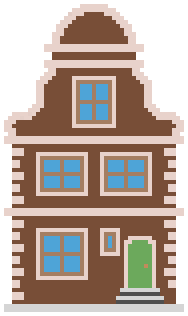
#> input picture png_images/house.png, 47 x 79 px, given in place of R_video.png, which was not available (shown 4 times larger)
$ python qoi_encoder_v2.py
#> lines starting #> are read from the running program, lines starting #| are printed output that depends on the picture; pictures that were not available may be replaced by others from this repository, and a replacement may not be noted
### read_png.py
import numpy as np
import matplotlib.pyplot as plt
import cv2 as cv


def read_png(path_to_png, draw_img=False, draw_flatten_img=False):
    """
    Read .png image and return flatten array of each channel
    Draw image and flatten image if required

    :return: 1) img - original image, shape=(heigth, width, 3)
             2) R_flat - flatten 1d array of R-cahnnel pixel values, shape=(heigth*width,)
             3) G_flat, B_flat - analogically to R_flat
    """
    img = cv.imread(path_to_png)
    img = cv.cvtColor(img, cv.COLOR_BGR2RGB)  # BGR -> RGB

    R = img[:, :, 0].astype(int)
    G = img[:, :, 1].astype(int)
    B = img[:, :, 2].astype(int)
    R_flat = np.ravel(R)
    G_flat = np.ravel(G)
    B_flat = np.ravel(B)

    height, width = img.shape[0], img.shape[1]
    if draw_img:
        plt.imshow(img)
        plt.title(f"Image {height}x{width}")
        plt.xticks([])
        plt.yticks([])
    if draw_flatten_img:
        plt.figure(figsize=(15, 4))
        flatten_img = np.vstack((R_flat, G_flat, B_flat)).T.reshape((1, height*width, 3))
        plt.imshow(flatten_img)
        plt.title(f"Flatten image 1x{height * width}")
        plt.xticks([])
        plt.yticks([])

    # convert np.array with np.int64 elems to list with int elems (for correct work of n.to_bytes())
    R_flat = R_flat.tolist()
    G_flat = G_flat.tolist()
    B_flat = B_flat.tolist()

    return img, R_flat, G_flat, B_flat

### qoi_encoder_v2.py
import numpy as np
import matplotlib.pyplot as plt
import cv2 as cv
from main import read_png
from termcolor import colored
import os
import pickle
import pathlib
from tqdm import tqdm
import io


QOI_RUN = 0b11000000
QOI_DIFF_SMALL = 0b01000000
QOI_DIFF_MED = 0b10000000
QOI_INDEX = 0b00000000
QOI_RGB = 0b11111110
EMPTY_BYTE = 0b00000000


def encode_byte_part(value: int, bits_num: int, right_offset: int, byte: int) -> int:
    """
    Write value to a part of byte

    :param value: decimal value to encode (0-255)
    :param bits_num: number of bits, needed to encode value (1-8)
    :param right_offset: bit offset
                        (e.g. the binary value 101 written in byte 00000000 with right_offset=2 will give 00010100)
    :param byte: the byte in which our value will be written
    :return: byte with written value
    """
    assert 0 <= value <= (2**bits_num), f"{value} is too large to be written in {bits_num} bits"
    assert (right_offset + bits_num) <= 8, \
        f"{bits_num} bits with right offset {right_offset} can't be placed in single byte"

    value_encoded = value << right_offset  # shift "value" left (regarding to 0b0) by "right_offset" bits
    byte += value_encoded

    return byte


def encode_run(run_length: int) -> list:
    """
    Encode QOI_RUN chunk

    :param run_length: run-length repeating the previous pixel (0-63)
    :return: list of bytes encoding QOI_RUN chunk (here list of one byte, byte is int)
    """
    byte = QOI_RUN
    byte = encode_byte_part(value=run_length, bits_num=6, right_offset=0, byte=byte)
    chunk = [byte]

    return chunk


# [72 lines left out: functions encode_diff_small, encode_diff_med, encode_index, not called in this run]


def encode_rgb(R: int, G: int, B: int) -> list:
    """
    Encode QOI_RGB chunk

    :param R: 8-bit red channel value
    :param G: 8-bit green channel value
    :param B: 8-bit blue channel value
    :return: list of bytes encoding QOI_RGB chunk (here list of four ints)
    """
    byte1 = QOI_RGB
    chunk = [byte1]

    for channel in [R, G, B]:
        byte = EMPTY_BYTE
        byte = encode_byte_part(value=channel, bits_num=8, right_offset=0, byte=byte)
        chunk.append(byte)

    return chunk


def write_chunk(chunk: list, f: io.BufferedWriter) -> None:
    """
    Writes bytes from single chunk to file

    :param chunk: list of bytes (each byte is int)
    :param file: path to file
    """
    for byte_val in chunk:
        val_binary = byte_val.to_bytes(length=1, byteorder='big')
        f.write(val_binary)


class Image:
    pass


class Pixel:

    def __init__(self, r: int, g: int, b: int):
        self.r = r
        self.g = g
        self.b = b

    def __eq__(self, other):
        return (self.r == other.r) and (self.g == other.g) and (self.b == other.b)

    def hash_value(self) -> int:
        """Hash function for QOI_INDEX"""
        return (self.r * 3 + self.g * 5 + self.b * 7) % 64
        # return (self.r * 3 + self.g * 5 + self.b * 7 + 255 * 11) % 64  # to compare


# [65 lines left out: function encode_png_debug, not called in this run]


def encode_png(R: list,
               G: list,
               B: list,
               file: io.BufferedWriter) -> None:

    is_run = False
    run_length = 0

    n = len(R)

    hash_array = [None for i in range(64)]

    for i in tqdm(range(n)):
        cur_pixel = Pixel(R[i], G[i], B[i])

        if i == 0:
            prev_pixel = Pixel(0, 0, 255)
        else:
            prev_pixel = Pixel( R[i-1], G[i-1], B[i-1] )

        if cur_pixel == prev_pixel:
            is_run = True
            run_length += 1
            continue
        elif is_run:
            run_chunk = encode_run(run_length)
            write_chunk(run_chunk, file)
            run_length = 0
            is_run = False


        hash_index = cur_pixel.hash_value()

        if hash_array[hash_index] is None:
            hash_array[hash_index] = cur_pixel

        elif hash_array[hash_index] == cur_pixel:
            index_chunk = encode_index(hash_index)
            write_chunk(index_chunk, file)
            continue
        else:
            hash_array[hash_index] = cur_pixel  # update hash_index array

        dr = cur_pixel.r - prev_pixel.r
        dg = cur_pixel.g - prev_pixel.g
        db = cur_pixel.b - prev_pixel.b

        if (-2 <= dr <= 1) and (-2 <= dg <= 1) and (-2 <= db <= 1):
            diff_small_chunk = encode_diff_small(dr, dg, db)
            write_chunk(diff_small_chunk, file)
            continue

        if (-32 <= dg <= 31) and (-8 <= (dr-dg) <= 7) and (-8 <= (db-dg) <= 7):
            diff_med_chunk = encode_diff_med(dr, dg, db)
            write_chunk(diff_med_chunk, file)
            continue

        rgb_chunk = encode_rgb(cur_pixel.r, cur_pixel.g, cur_pixel.b)
        write_chunk(rgb_chunk, file)

    # last run processing
    if is_run:
        run_chunk = encode_run(run_length)
        write_chunk(run_chunk, file)
        run_length = 0
        is_run = False


# [30 lines left out: function test_encode_debug, not called in this run]


def test_encode():
    filename = 'R_video.png'
    # [5 lines of commented-out code are left out]

    _, R, G, B = read_png(f'./png_images/{filename}')
#> in read_png, img is the input picture: shape (79, 47, 3); mean B, G, R 157.8, 167.5, 182.9
#> in read_png, `R = img[:, :, 0].astype(int)`:
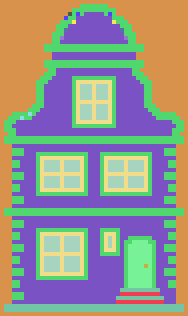
#> R: shape (79, 47) int64 (shown 4 times larger); 16 distinct labels, from 78 to 255; one colour per label, 0 black
#> in read_png, `G = img[:, :, 1].astype(int)`:
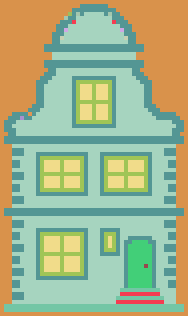
#> G: shape (79, 47) int64 (shown 4 times larger); 15 distinct labels, from 78 to 255; one colour per label, 0 black
#> in read_png, `B = img[:, :, 2].astype(int)`:
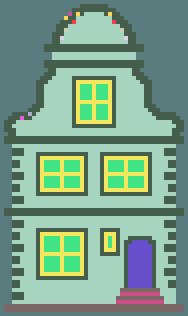
#> B: shape (79, 47) int64 (shown 4 times larger); 15 distinct labels, from 55 to 255; one colour per label, 0 black
#> in read_png, `R_flat = np.ravel(R)`: R_flat = 3713 values, max 255 at index 0, min 78 at index 1007, mean 182.9
#> in read_png, `G_flat = np.ravel(G)`: G_flat = 3713 values, max 255 at index 0, min 78 at index 162, mean 167.5
#> in read_png, `B_flat = np.ravel(B)`: B_flat = 3713 values, max 255 at index 0, min 55 at index 162, mean 157.8
#> R has the same summary as R_flat in read_png; G has the same summary as G_flat in read_png; B has the same summary as B_flat in read_png

    assert isinstance(R[1], int), f'{type(R[1])}'

    out_filename = './data/tmp_v2.txt'
    file = open(out_filename, 'w')  # create empty file (or replace existing)
    file.close()

    with open(out_filename, 'ab') as file:
        encode_png(R, G, B, file)
#> in encode_png, `n = len(R)`: n = 3713
#> the loop in encode_png, `for i in tqdm(range(n)):` made 68 passes
#> (hash_index, dr, dg, db, rgb_chunk) on pass 1: (49, 255, 255, 0, [254, 255, 255, 255])
#> after the loop in encode_png, `for i in tqdm(range(n)):`: hash_array = 64 items; run_length = 66


if __name__ == '__main__':
#> (the run stopped early here; a loop or call above may not have finished)
